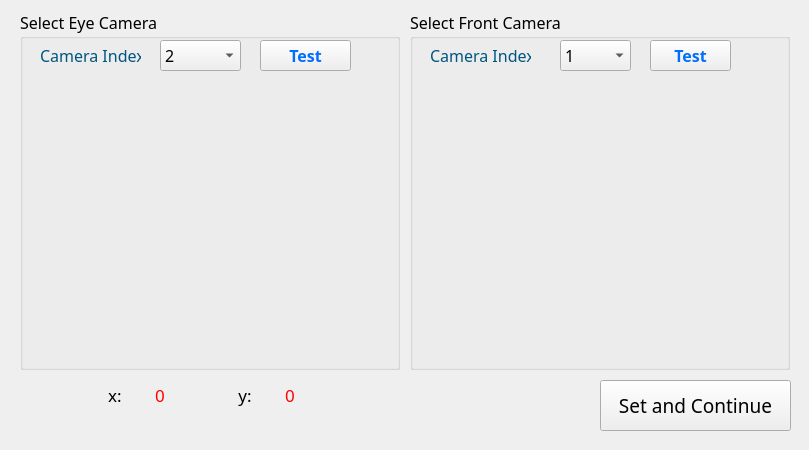
<?xml version="1.0" encoding="UTF-8"?>
<ui version="4.0">
 <class>SelectCameraWindowClass</class>
 <widget class="QMainWindow" name="SelectCameraWindowClass">
  <property name="geometry">
   <rect>
    <x>0</x>
    <y>0</y>
    <width>809</width>
    <height>450</height>
   </rect>
  </property>
  <property name="windowTitle">
   <string>MainWindow</string>
  </property>
  <widget class="QWidget" name="centralwidget">
   <widget class="QGroupBox" name="groupBox">
    <property name="geometry">
     <rect>
      <x>20</x>
      <y>10</y>
      <width>380</width>
      <height>360</height>
     </rect>
    </property>
    <property name="font">
     <font>
      <family>Philosopher</family>
      <pointsize>12</pointsize>
      <weight>50</weight>
      <bold>false</bold>
     </font>
    </property>
    <property name="title">
     <string>Select Eye Camera</string>
    </property>
    <widget class="QComboBox" name="cbEyeCamIndex">
     <property name="geometry">
      <rect>
       <x>140</x>
       <y>30</y>
       <width>81</width>
       <height>31</height>
      </rect>
     </property>
     <property name="font">
      <font>
       <family>Philosopher</family>
       <pointsize>12</pointsize>
      </font>
     </property>
     <property name="currentIndex">
      <number>2</number>
     </property>
     <item>
      <property name="text">
       <string>0</string>
      </property>
     </item>
     <item>
      <property name="text">
       <string>1</string>
      </property>
     </item>
     <item>
      <property name="text">
       <string>2</string>
      </property>
     </item>
    </widget>
    <widget class="QLabel" name="label">
     <property name="geometry">
      <rect>
       <x>20</x>
       <y>30</y>
       <width>101</width>
       <height>31</height>
      </rect>
     </property>
     <property name="font">
      <font>
       <family>Philosopher</family>
       <pointsize>12</pointsize>
      </font>
     </property>
     <property name="styleSheet">
      <string notr="true">color: rgb(0, 85, 127)</string>
     </property>
     <property name="text">
      <string>Camera Index:</string>
     </property>
    </widget>
    <widget class="QPushButton" name="bTestEyeCam">
     <property name="geometry">
      <rect>
       <x>240</x>
       <y>30</y>
       <width>91</width>
       <height>31</height>
      </rect>
     </property>
     <property name="font">
      <font>
       <family>Philosopher</family>
       <pointsize>12</pointsize>
       <weight>75</weight>
       <bold>true</bold>
      </font>
     </property>
     <property name="styleSheet">
      <string notr="true">color: rgb(0, 110, 255);</string>
     </property>
     <property name="text">
      <string>Test</string>
     </property>
    </widget>
    <widget class="QLabel" name="lEyeCam">
     <property name="geometry">
      <rect>
       <x>30</x>
       <y>90</y>
       <width>320</width>
       <height>240</height>
      </rect>
     </property>
     <property name="font">
      <font>
       <pointsize>20</pointsize>
      </font>
     </property>
     <property name="text">
      <string/>
     </property>
     <property name="pixmap">
      <pixmap>Images/camera_icon.png</pixmap>
     </property>
     <property name="scaledContents">
      <bool>true</bool>
     </property>
     <property name="alignment">
      <set>Qt::AlignCenter</set>
     </property>
    </widget>
   </widget>
   <widget class="QPushButton" name="bSetAndContinue">
    <property name="geometry">
     <rect>
      <x>600</x>
      <y>380</y>
      <width>191</width>
      <height>51</height>
     </rect>
    </property>
    <property name="font">
     <font>
      <family>Kozuka Gothic Pr6N B</family>
      <pointsize>14</pointsize>
     </font>
    </property>
    <property name="text">
     <string>Set and Continue</string>
    </property>
   </widget>
   <widget class="QGroupBox" name="groupBox_2">
    <property name="geometry">
     <rect>
      <x>410</x>
      <y>10</y>
      <width>380</width>
      <height>360</height>
     </rect>
    </property>
    <property name="font">
     <font>
      <family>Philosopher</family>
      <pointsize>12</pointsize>
      <weight>50</weight>
      <bold>false</bold>
     </font>
    </property>
    <property name="title">
     <string>Select Front Camera</string>
    </property>
    <widget class="QComboBox" name="cbFrontCamIndex">
     <property name="geometry">
      <rect>
       <x>150</x>
       <y>30</y>
       <width>71</width>
       <height>31</height>
      </rect>
     </property>
     <property name="font">
      <font>
       <family>Philosopher</family>
       <pointsize>12</pointsize>
      </font>
     </property>
     <property name="currentIndex">
      <number>1</number>
     </property>
     <item>
      <property name="text">
       <string>0</string>
      </property>
     </item>
     <item>
      <property name="text">
       <string>1</string>
      </property>
     </item>
     <item>
      <property name="text">
       <string>2</string>
      </property>
     </item>
    </widget>
    <widget class="QLabel" name="label_2">
     <property name="geometry">
      <rect>
       <x>20</x>
       <y>30</y>
       <width>101</width>
       <height>31</height>
      </rect>
     </property>
     <property name="font">
      <font>
       <family>Philosopher</family>
       <pointsize>12</pointsize>
      </font>
     </property>
     <property name="styleSheet">
      <string notr="true">color: rgb(0, 85, 127)</string>
     </property>
     <property name="text">
      <string>Camera Index:</string>
     </property>
    </widget>
    <widget class="QPushButton" name="bTestFrontCam">
     <property name="geometry">
      <rect>
       <x>240</x>
       <y>30</y>
       <width>81</width>
       <height>31</height>
      </rect>
     </property>
     <property name="font">
      <font>
       <family>Philosopher</family>
       <pointsize>12</pointsize>
       <weight>75</weight>
       <bold>true</bold>
      </font>
     </property>
     <property name="styleSheet">
      <string notr="true">color: rgb(0, 110, 255)</string>
     </property>
     <property name="text">
      <string>Test</string>
     </property>
    </widget>
    <widget class="QLabel" name="lFrontCam">
     <property name="geometry">
      <rect>
       <x>30</x>
       <y>90</y>
       <width>320</width>
       <height>240</height>
      </rect>
     </property>
     <property name="font">
      <font>
       <pointsize>20</pointsize>
      </font>
     </property>
     <property name="text">
      <string/>
     </property>
     <property name="pixmap">
      <pixmap>Images/camera_icon.png</pixmap>
     </property>
     <property name="scaledContents">
      <bool>true</bool>
     </property>
     <property name="alignment">
      <set>Qt::AlignCenter</set>
     </property>
    </widget>
   </widget>
   <widget class="QLabel" name="label_3">
    <property name="geometry">
     <rect>
      <x>100</x>
      <y>380</y>
      <width>30</width>
      <height>30</height>
     </rect>
    </property>
    <property name="font">
     <font>
      <family>Myriad Pro Light</family>
      <pointsize>13</pointsize>
      <weight>50</weight>
      <bold>false</bold>
     </font>
    </property>
    <property name="text">
     <string>x:</string>
    </property>
    <property name="alignment">
     <set>Qt::AlignCenter</set>
    </property>
   </widget>
   <widget class="QLabel" name="label_5">
    <property name="geometry">
     <rect>
      <x>230</x>
      <y>380</y>
      <width>30</width>
      <height>30</height>
     </rect>
    </property>
    <property name="font">
     <font>
      <family>Myriad Pro Light</family>
      <pointsize>13</pointsize>
      <weight>50</weight>
      <bold>false</bold>
     </font>
    </property>
    <property name="text">
     <string>y:</string>
    </property>
    <property name="alignment">
     <set>Qt::AlignCenter</set>
    </property>
   </widget>
   <widget class="QLabel" name="lEyeX">
    <property name="geometry">
     <rect>
      <x>130</x>
      <y>380</y>
      <width>60</width>
      <height>30</height>
     </rect>
    </property>
    <property name="font">
     <font>
      <family>Myriad Pro Light</family>
      <pointsize>13</pointsize>
      <weight>50</weight>
      <bold>false</bold>
     </font>
    </property>
    <property name="styleSheet">
     <string notr="true">color: rgb(255, 0, 0)</string>
    </property>
    <property name="text">
     <string>0</string>
    </property>
    <property name="alignment">
     <set>Qt::AlignCenter</set>
    </property>
   </widget>
   <widget class="QLabel" name="lEyeY">
    <property name="geometry">
     <rect>
      <x>260</x>
      <y>380</y>
      <width>60</width>
      <height>30</height>
     </rect>
    </property>
    <property name="font">
     <font>
      <family>Myriad Pro Light</family>
      <pointsize>13</pointsize>
      <weight>50</weight>
      <bold>false</bold>
     </font>
    </property>
    <property name="styleSheet">
     <string notr="true">color: rgb(255, 0, 0)</string>
    </property>
    <property name="text">
     <string>0</string>
    </property>
    <property name="alignment">
     <set>Qt::AlignCenter</set>
    </property>
   </widget>
  </widget>
 </widget>
 <resources/>
 <connections/>
</ui>
